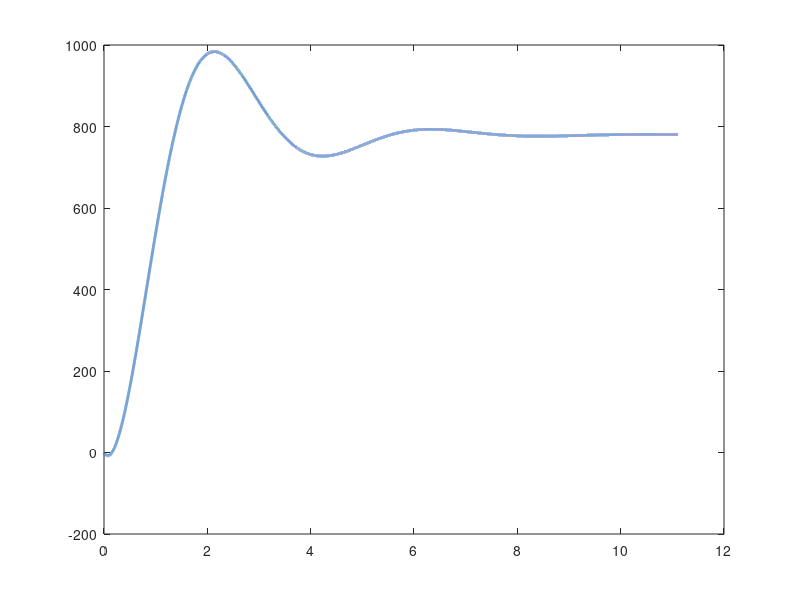

This chart was generated by the following MATLAB code: (Note: this script raises an error after producing the figure.)
% SISTEMA COMPLETO - Horno Fusor (Lazo Cerrado)
% Réplica exacta del diagrama Simulink (sin perturbaciones)

% --- Pre-ganancia de referencia (bloque 780/675 ANTES del comparador) ---
K_ref = 780/675;

% --- PID ---
Kp    = 0.0032072;
C_num = [1, 0.002419];
C_den = [1, 0.0002966];
C     = Kp * tf(C_num, C_den);

% --- Planta (coeficientes EXACTOS del bloque Simulink) ---
P_num = [-0.022685, 7.5617e-05];
P_den = [1, 0.00342593, 3.0864e-7];
P     = tf(P_num, P_den);

% --- Lazo abierto y cerrado ---
% El K_ref pre-multiplica la referencia; dentro del lazo va C*P
G_open   = C * P;
G_closed = feedback(G_open, 1);

% Lazo cerrado visto desde el escalón de entrada (incluye K_ref)
G_final  = K_ref * G_closed;

% --- Análisis ---
disp('G(s) lazo cerrado')
G_final
zpk(G_final)

disp('polos'),  pole(G_final)
disp('ceros'),  zero(G_final)

dc_final = dcgain(G_final);
T_ss = 780 * dc_final;
ess  = 780 - T_ss;
fprintf('ganancia DC = %.6f\n', dc_final)
fprintf('T_ss = %.4f C\n', T_ss)
fprintf('error estado estable = %.4f C\n', ess)

% --- Respuesta al escalón de 780 ---
t_sim = 0:1:40000;
[y, t] = step(780 * G_final, t_sim);

figure('Color','white','Position',[100,100,1000,500]);
plot(t/3600, y, 'Color',[0.18,0.45,0.75],'LineWidth',2,'DisplayName','Temperatura del horno');
hold on;
yline(780,'Color',[0.85,0.33,0.10],'LineWidth',1.8,'LineStyle','--','DisplayName','Setpoint (780°C)');
xlabel('Tiempo (horas)','FontSize',13,'FontWeight','bold');
ylabel('Temperatura (°C)','FontSize',13,'FontWeight','bold');
title('Respuesta del Horno Fusor — G(s) con Control Clásico PID','FontSize',15,'FontWeight','bold');
legend('FontSize',11,'Location','southeast');
grid on; grid minor;
xlim([0, t(end)/3600]); ylim([0, 1300]);
set(gca,'FontSize',11,'Box','on');
hold off;
